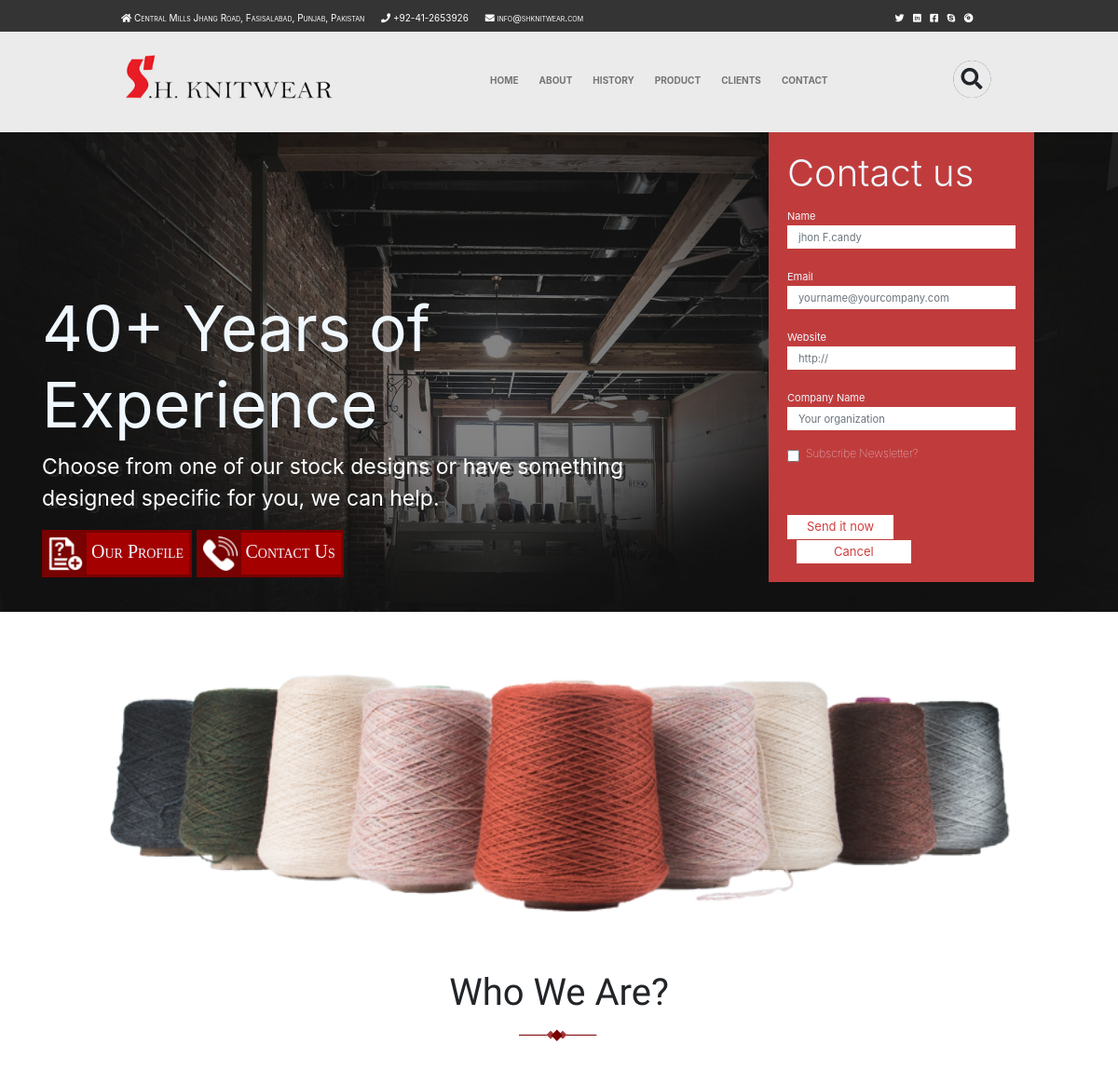
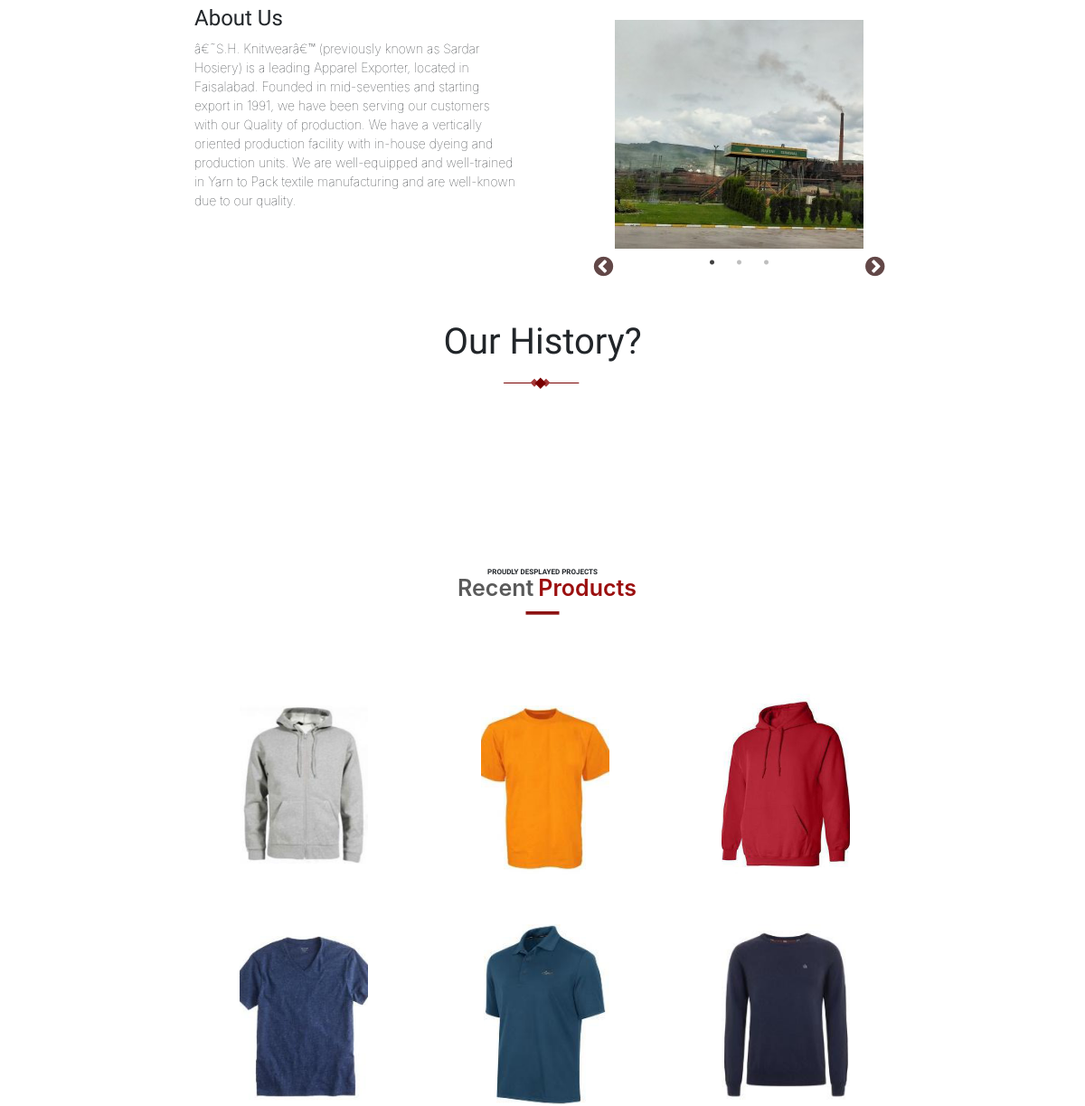
Before: / (upper part) with the older database file (2 pictures, top to bottom).
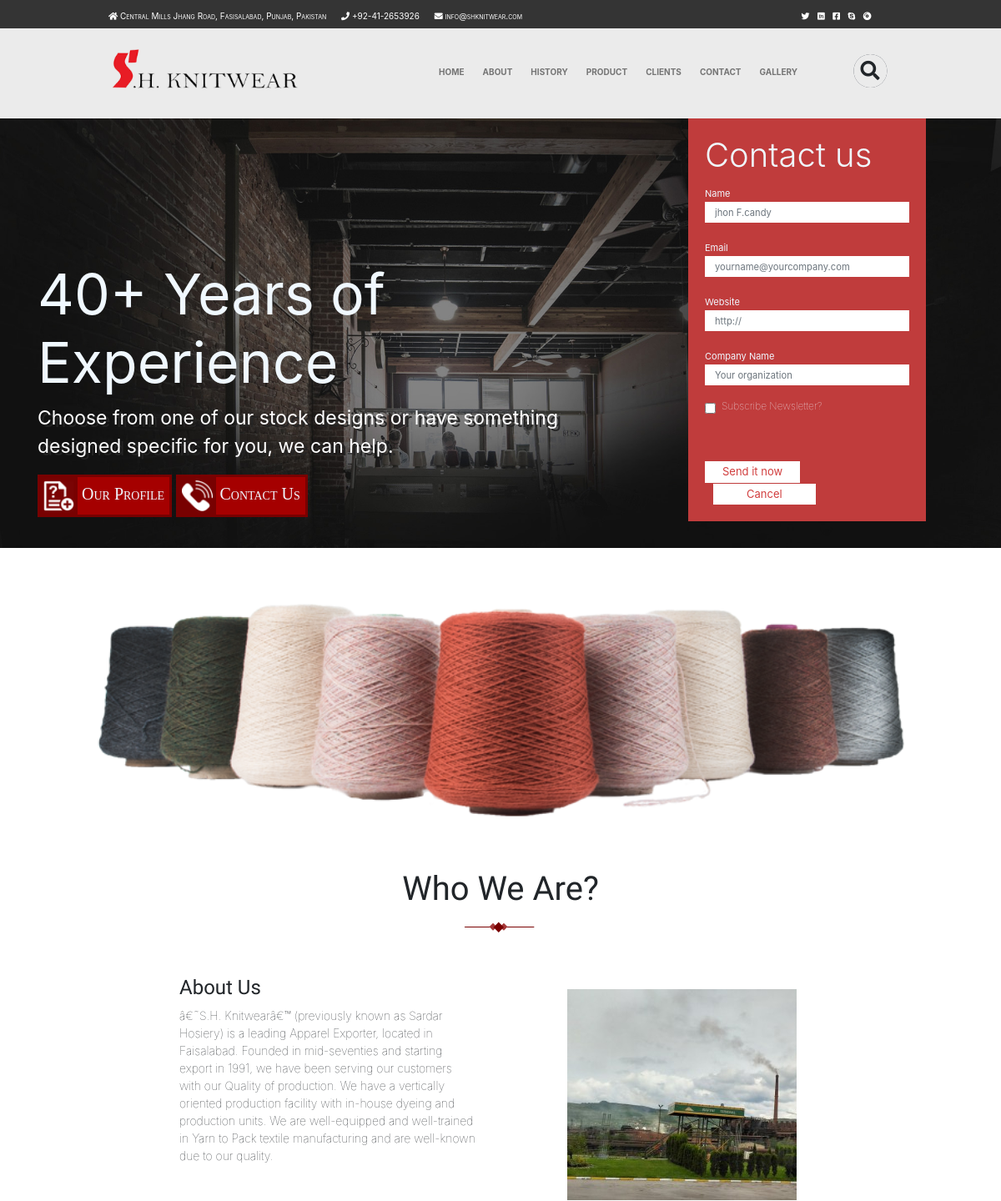
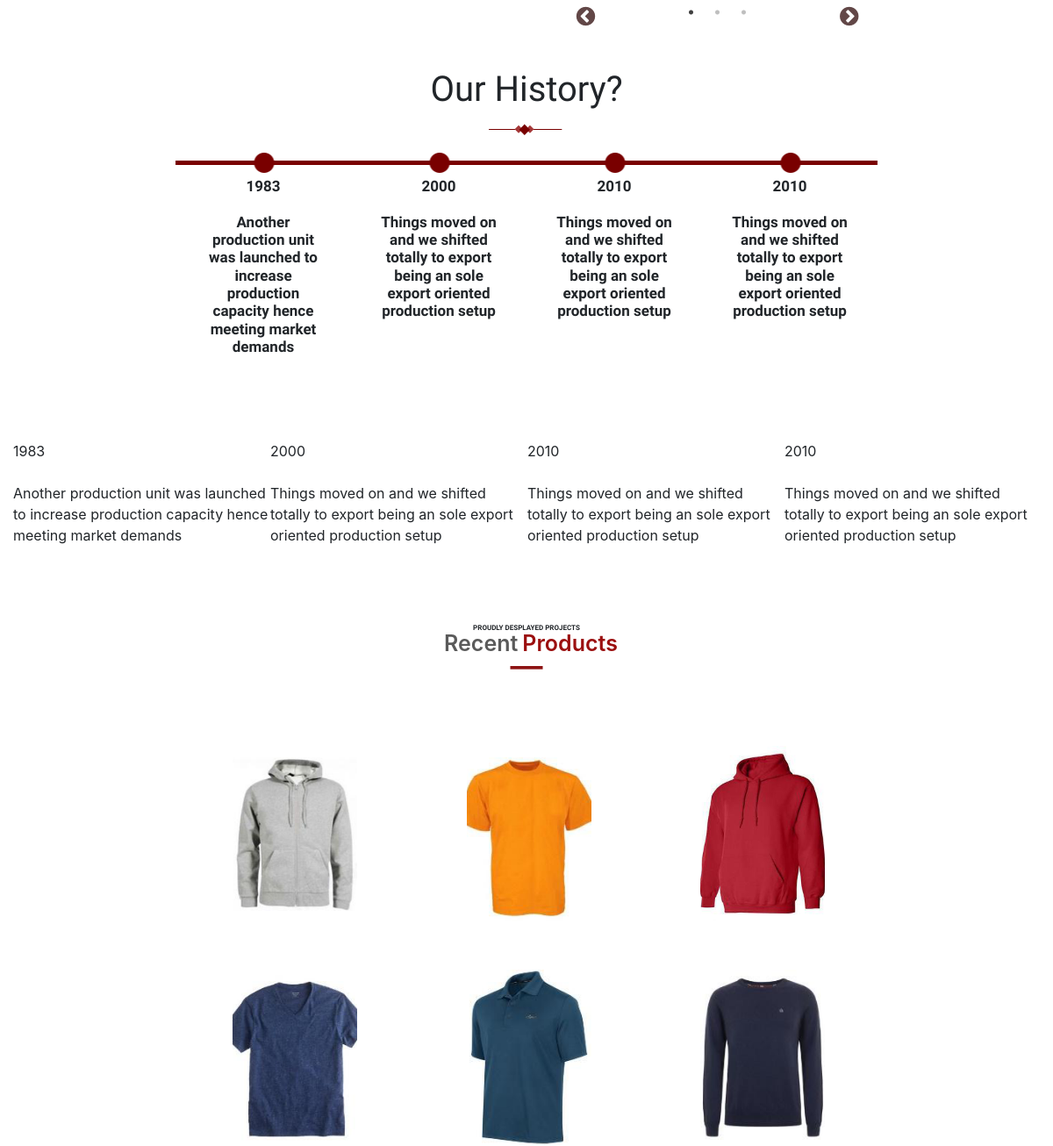
After: the same page with the newer database file (2 pictures, top to bottom).
### tables this page shows
CREATE TABLE `logo` (
  `id` int(10) NOT NULL,
  `imgpath` varchar(255) NOT NULL
);

CREATE TABLE `menu` (
  `menu_id` int(20) NOT NULL,
  `menu_name` varchar(20) NOT NULL,
  `menu_icon` varchar(30) NOT NULL,
  `menu_icon_last` varchar(50) NOT NULL,
  `menu_link` varchar(50) NOT NULL
);

CREATE TABLE `about_us` (
  `user_id` int(11) NOT NULL,
  `werbpage` varchar(1000) NOT NULL
);

CREATE TABLE `mini_slider` (
  `user_id` int(11) NOT NULL,
  `image` varchar(50) NOT NULL
);

CREATE TABLE `gallery` (
  `user_id` int(11) NOT NULL,
  `image` varchar(50) NOT NULL
);

CREATE TABLE `our_history` (
  `user_id` int(11) NOT NULL,
  `year` varchar(50) NOT NULL,
  `description` varchar(500) NOT NULL
);

### index.php (the view, shortened to what the rows shown need)
<?php
    include 'admin/config.php';
    include 'include/header.php';
?>
<?php
    include 'include/contact_us.php';
?>
            <div id="about" class="row mt-5">
                <div class="col-md-8" style="text-align: center;">
                    <h1 class="who-are-h1">Who We Are?</h1>
                </div>
            </div>
            <div  class="row mt-5">
                <div class="col-md-4">
                    <h4 class="about-us-h4">About Us</h4>
                    <?php
                            $sql = "SELECT * FROM about_us ORDER BY user_id ASC LIMIT 6";
                            $result = $conn->query($sql);
                               if ($result->num_rows > 0) {
                                while($row = $result->fetch_assoc()) {
                                        $werbpage   = $row["werbpage"];
                        ?>
                        <p class="who-are-p">
                            <?php echo $werbpage; ?>
                        </p>
                    <?php }}?>
                </div>
                <div class="col-md-4 mt-3" style="padding: 0px 45px 1px 80px;">
                    <div class="single-item ">
                        <?php
                            $sql = "SELECT * FROM mini_slider ORDER BY user_id ASC LIMIT 3";
                            $result = $conn->query($sql);
                               if ($result->num_rows > 0) {
                                while($row = $result->fetch_assoc()) {
                                        $image      = $row["image"];
                        ?>
                            <div> <img src="admin/mini_slider/<?php echo $image; ?>" /> </div>
                        <?php }}?>
                    </div>
                </div>
            </div>
            <div id="history" class="row mt-5">
                <div class="col-md-8" style="text-align: center;">
                    <h1 class="who-are-h1">Our History?</h1>
                </div>
            </div>
            <div class="row mt-3 mb-5">
                <div class="col-md-8">
                    <div class="row " class="margin-top: 10px;">
                           <?php
                            $sql = "SELECT * FROM our_history ORDER BY user_id ASC LIMIT 12";
                            $result = $conn->query($sql);
                               if ($result->num_rows > 0) {
                                while($row = $result->fetch_assoc()) {
                                    $year= $row['year'];
                                    $description= $row['description'];
                            ?>
                        <div class="col-md-3" style="">
                            <div class="row">
                                    <div class="col-md-12 img_o" style="
                                    background-image: url('img/for-SH-Knit-Wear.png');
                                    width:100%;
                                    height: 23px;
                                    object-fit:center;
                                    background-repeat:
                                    no-repeat;
                                    background-position: center;">
                                    </div>
                            </div>
                            <div class="ctrl-div ctrl-div-1 text-center" style="
                                width: 80%;margin: 0px 10%;padding: 0px;margin-top: 5px;">
                                <h5 class="our-history-h5 " >
                                    <?php echo "$year <br><br>"; ?>
                                    <?php echo "$description"; ?>
                                </h5>
                            </div>
                        </div>
                        <?php }}?>
                    </div>
                </div>
            </div>
                <div class="row">
                    <div class="col-md-12 Year_description">
                        <div class="autoplay ">
                            <?php
                            $sql = "SELECT * FROM our_history ORDER BY user_id ASC LIMIT 12";
                            $result = $conn->query($sql);
                               if ($result->num_rows > 0) {
                                while($row = $result->fetch_assoc()) {
                                    $year= $row['year'];
                                    $description= $row['description'];
                            ?>
                                <div>
                                    <?php echo "$year <br><br>"; ?>
                                    <?php echo "$description"; ?>
                                </div>
                            <?php }} ?>
                        </div>
                    </div>
                </div>
            <div id="product" class="row mt-5">
                <div class="col-md-8" style="text-align: center;">
                    <div class="product-div-h1">
                        <h1 class="product-h1-1">Recent</h1><h1 class="product-h1-2">Products</h1>
                    </div>
                </div>
            </div>
            <div class="row">
                <div class="col-md-8 simple-bar">
                    <h1 class="product-h1-bar">__</h1>
                </div>
            </div>
           <br><br>
            <div class="row display-none-mbl-view">
                <div class="col-md-8">
                    <div class="row ">
                        <?php
                            $sql = "SELECT * FROM gallery ORDER BY user_id ASC LIMIT 6";
                            $result = $conn->query($sql);
                               if ($result->num_rows > 0) {
                                while($row = $result->fetch_assoc()) {
                                        $image      = $row["image"];
                        ?>
                            <div class=" col-md-4  thumb" style="margin-top: 25px;">
                                <a href="admin/gallery/<?php echo $image; ?>" class="fancybox" rel="ligthbox">
                                    <img  src="admin/gallery/<?php echo $image; ?>" class="zoom img-fluid "  alt="">
                                </a>
                            </div>
                        <?php }} ?>
                    </div>
                </div>
            </div>
<?php
    include 'include/footer.php';
 ?>

### include/header.php (shortened to what the rows shown need)
<!DOCTYPE html>
<html>
<head>
<link rel="stylesheet" type="text/css" href="custom/style.css">
<link rel="stylesheet" type="text/css" href="custom/gallery2.css">
<link rel="stylesheet" href="https://stackpath.bootstrapcdn.com/bootstrap/4.3.1/css/bootstrap.min.css">
<link rel="stylesheet" href="https://use.fontawesome.com/releases/v5.8.2/css/all.css">
<link rel="stylesheet" type="text/css" href="slick/slick/slick.css"/>
<link rel="stylesheet" type="text/css" href="slick/slick/slick-theme.css"/>
</head>
<body>
        <div class="container-fluid">
            <div id="home" class="row" style="background-color: #ebebeb;">
                <div class="col-md-4 logo-adjust-mbl-view">
                    <?php
                        $sql= "SELECT * FROM logo";
                        $result = $conn->query($sql);
                        if($result->num_rows > 0){
                            while($row=$result->fetch_assoc()){
                                $imagepath = $row["imgpath"];
                        ?>
                            <a href="index.php"><img src="admin/logo/<?php echo $imagepath; ?>"  class="logo"  /> </a>
                        <?php }} ?>
                </div>
                <div class="col-md-6">
                    <nav class="navbar navbar-expand-md  navbar-light">
                        <div class="collapse navbar-collapse color-menu" id="navbarSupportedContent">
                            <ul class="navbar-nav mr-auto mt-5 mt-lg-0">
                                <?php
                                    $sql = "SELECT * FROM menu limit 7";
                                       $result = $conn->query($sql);
                                       if ($result->num_rows > 0) {
                                        while($row = $result->fetch_assoc()) {
                                        $menu_name      = $row["menu_name"];
                                        $menu_link      = $row['menu_link'];
                                    ?>
                                    <li class="nav-item">
                                        <a class="nav-link" href="<?php echo $menu_link; ?>">
                                            <?php echo $menu_name; ?>
                                        </a>
                                    </li>
                                <?php }} ?>
                            </ul>
                        </div>
                    </nav>
                </div>
            </div>

Changed rows visible on the page:
added menu: menu_name "GALLERY"
added our_history: year "1983", description "Another production unit was launched to increase production capacity hence meeting market demands"
added our_history: year "2000", description "Things moved on and we shifted totally to export being an sole export oriented production setup"
added our_history: year "2010", description "Things moved on and we shifted totally to export being an sole export oriented production setup"
added our_history: year "2010", description "Things moved on and we shifted totally to export being an sole export oriented production setup"
